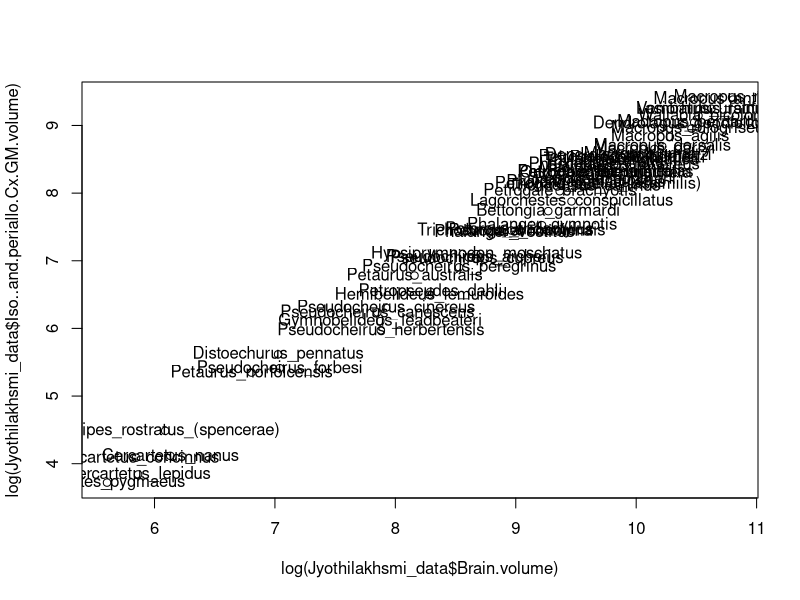

This chart was generated by the following R code:
## ---- chunk 1
#Data from Pirlot 1981 - hand typed table from the manuscript
Pirlot_data <- read.csv("../Data/Raw/Pirlot_Neocortex_volume_data.csv", header = TRUE, row.names = 1)

#This is the data file from the supplementary file of Jyothilakhsmi et al. 2020 with only volumetric data (in mm3) considered
Jyothilakhsmi_data <- na.omit(read.csv("../Data/Raw/Jyothilakshmi_Gurov_Ashw20_volume_data.csv", header=TRUE, row.names = 1) )
na.omit(Jyothilakhsmi_data) 


# Producing log shape ratio of neocortex (Pirlot) and grey matter volume (Jyothilakshmi) by dividing by the respective dataset's geometric mean

Neocx_P <-  log(Pirlot_data$N / (apply(Pirlot_data, 1, prod)^(1/ncol(Pirlot_data))))
GreyM_J <-  log(Jyothilakhsmi_data$Iso..and.periallo.Cx.GM.volume / (apply(Jyothilakhsmi_data, 1, prod)^(1/ncol(Jyothilakhsmi_data))))


plot(log(Jyothilakhsmi_data$Iso..and.periallo.Cx.GM.volume) ~log (Jyothilakhsmi_data$Brain.volume) )
text(log(Jyothilakhsmi_data$Iso..and.periallo.Cx.GM.volume) ~ log (Jyothilakhsmi_data$Brain.volume), labels = rownames(Jyothilakhsmi_data))

#Write csv files just of the LSRs; these files are manually entered into the raw dataset used for all analyses in this ms.
write.csv(Neocx_P, file = "../Data/Raw/Pirlot_Neoc_LSR.csv")
write.csv(GreyM_J, file = "../Data/Raw/Jyothilakhsmi_GreyMatter_LSR.csv")

rm(list = ls(all.names = TRUE)) #

